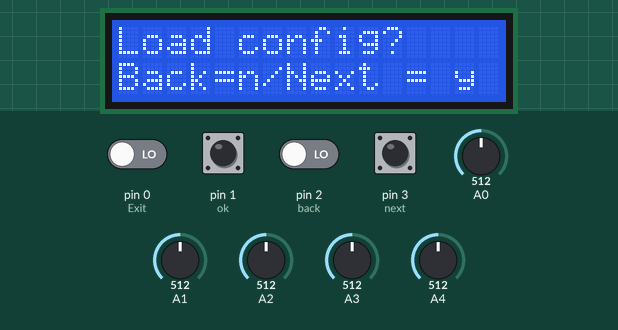
The sketch below on a simulated Arduino Leonardo, built with avr-gcc and run on an emulated ATmega32U4. On the bench: 16×2 character LCD. Inputs (shaded band) come from the test bench; at power-on: pin 0 (Exit), pin 1 (ok), pin 2 (back), pin 3 (next) LOW, A0 = 512, A1 = 512, A2 = 512, A3 = 512, A4 = 512.

Above: at 6.8 s.
6.9 s: pin 3 (next) pulled HIGH for 0.2 s
At 8.3 s:
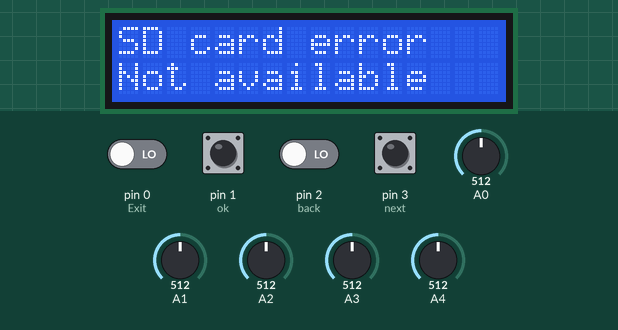
10.1 s: pin 0 (Exit) driven HIGH
At 11.3 s:
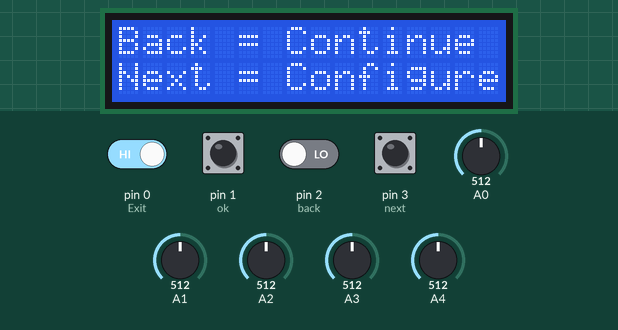
11.6 s: pin 2 (back) driven HIGH
At 12.8 s:
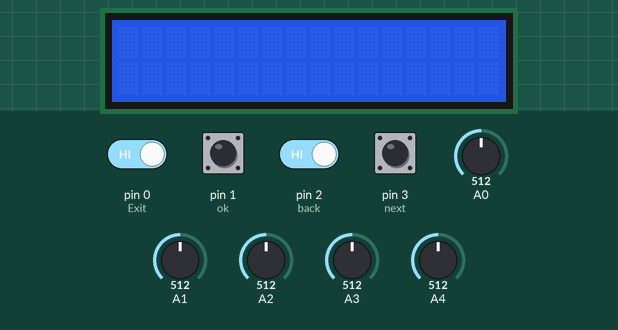
13.1 s: pin 2 (back) driven LOW
At 14.1 s:
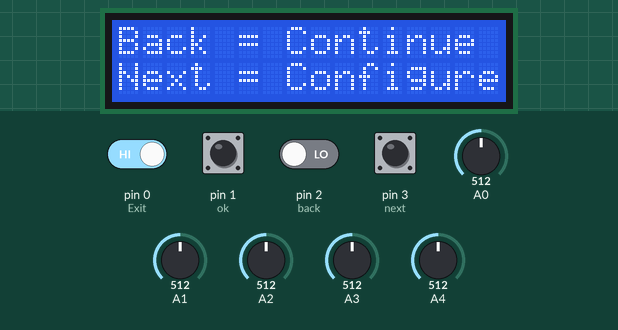
14.6 s: pin 3 (next) pulled HIGH for 1 s
At 15.4 s:
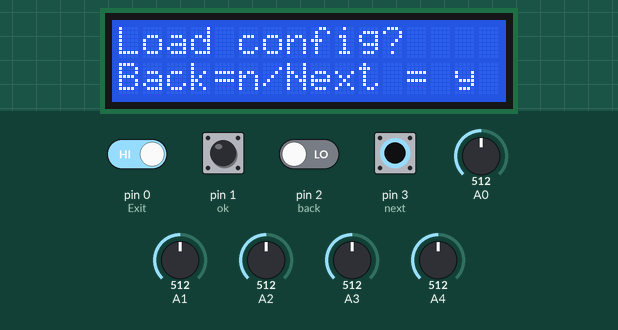
17.1 s: pin 0 (Exit) driven LOW and pin 3 (next) driven HIGH
At 20.96 s:
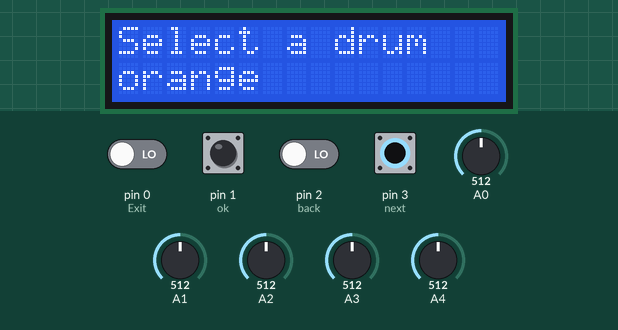
Timing chart, 0 to 21.1 s (numbered marks = the images above; inputs shaded):
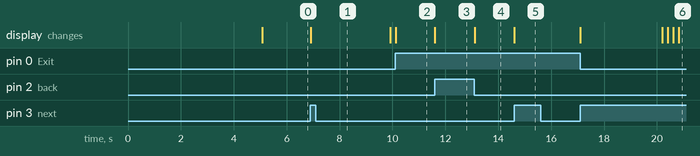

The sketch:

v2.ino
```cpp
// MIDI DRUM KIT WITH ARDUINO LEONARDO

// I'M USING A ARDUINO LEONARDO INSTEAD OF UNO BECAUSE LEONARDO HAS A BUILT IN USB INTERFACE THAT SUPPORTS MIDI
// MEANING IT WON'T NEED A THIRD PARTY SOFTWARE TO MAKE DEVICES RECOGNIZE ITS SIGNALS AS MIDI SIGNALS.


// BECAUSE  THE SD CARD ADAPTER I BOUGHT RECENTLY IS NOT WORKING, I COULD NOT TEST IT AND I'M NOT SURE IF IT WORKS BUT THE REST IS WORKING
// ALSO, I GOT A PROBLEM WITH SPI LIBRARY AND LCD LIBRARY AND I DON'T KNOW ANYTHING ABOUT SPI SO I CAN'T SOLVE IT. IN THE CONFIGURATION FUNCTION,
// THERE IS A STATEMENT THAT BYPASSES THE PART THAT READS AND WRITES DATA TO SD CARD. IF YOU KNOW HOW TO SOLVE THIS YOU CAN CHANGE THE STATEMENT TO USE IT.


// NORMALLY, SD CARD ADAPTER WAS PLANNED TO BE CONNECTED TO FOLLOWING PINS
// ChipSelect: 10
// MOSI: 11
// MISO: 12
// SCK 13

// I NEVER HAD THE CHANGE TO TRY THIS BECAUSE AS I SAID, I COULD NOT MAKE THE ADAPTER I BOUGHT WORK.
// I'M LEAVING THE CODE HERE BECAUSE IT ALREADY CHECKS IF THERE'S A SD CARD CONNECTION AND WRITES A MESSAGE ON
// THE LCD SCREEN THAT TELLS THE USER SD CONNECTION IS NOT AVAILABLE.

// IF YOU ARE ABLE TO SOLVE THE SPI PROBLEM AND SHARE THE SOLUTION WITH ME, IT WOULD BE GREAT.

// LIBRARIES NEEDED FOR SD CARD TO SAVE USER CONFIGURATIONS
#include <SPI.h>
#include <SD.h>
#include <Arduino_JSON.h>

// LIBRARY NEEDED FOR LCD SCREEN
#include <LiquidCrystal.h>

// LIBRARY NEEDED FOR TRANSMITTING MIDI SIGNALS
#include <MIDIUSB.h>


// DEFINITION OF PIEZOSENSOR PINS.
#define pad1 A0
#define pad2 A1
#define pad3 A2
#define pad4 A3
#define pad5 A4

// CREATING AN ARRAY FOR PIEZOSENSORS AND THE NOTES SET TO THEM.
// THOSE NOTES CAN BE CHANGED FROM THE SIMPLE INTERFACE WITH THE BUTTONS AND LCD SCREEN. I INITIALIZED THEM WITH THOSE BECAUSE I USE THEM.
byte pads[] = {pad1,pad2,pad3,pad4,pad5};
int sounds[] = {40,45,41,44,49};

// PINS OF LCD SCREEN
int rs=9,en=8,d4=7,d5=6,d6=5,d7=4;

// PINS OF BUTTONS
int next=3,back=2,ok=1,Exit=0;

// ChipSelect Pin For SD Card
int cs = 10;

// SETTING THE LCD SCREEN
LiquidCrystal lcd(rs,en,d4,d5,d6,d7);


// THRESHOLD FOR ACTIVATING THE DRUM SIGNALS. I'M USING THIS BECAUSE I DON'T WANT USERS TO BE ABLE TO
// PRODUCE OUTPUT SIGNALS WITH TOO LOW PRESSURE. WHEN THE THRESHOLD IS LESS THAN 10, IF USER
// JUST PUTS HIS/HER HAND ON A DRUM PAD, IT CONTINIOUSLY PRODUCE SIGNAL WHICH IS NOT WANTED
int threshold = 10;

// LCD WRITE FUNCTION, FIRST PARAMETER GETS WRITTEN IN THE FIRST LINE AND SECOND PARAMETER IN THE SECOND LINE
void lcdwrite(String text , String text2 = " "){
  lcd.clear();
  lcd.setCursor(0,0);
  lcd.print(text);
  lcd.setCursor(0,1);
  lcd.print(text2);
}


void setup() {


  // ENABLING SERIAL (MIDI) AND LCD)
  Serial.begin(115200);
  lcd.begin(16,2);

  // WELCOMING THE USER
  lcdwrite( "Welcome to" , "MIDI DRUMS" );
  delay(5000);

  // SETTING THE PINMODES OF BUTTONS AS INPUT
  pinMode(next,INPUT);
  pinMode(back,INPUT);
  pinMode(ok,INPUT);
  pinMode(Exit,INPUT);

  pinMode(cs,OUTPUT);


  // INVOKING THE CONFIGURATION FUNCTION HERE FOR THE INITIAL CONFIGURATIONS FROM THE USER.
  configuration();
}

// THE LOOP FUNCTION READS THE FALUES FROM DRUMS AND EXIT BUTTON.
// IF THE EXIT BUTTON IS NOT PRESSED, LOOP GOES ON.
// WHEN ITS PRESSED, DEVICE PAUSES AND PROMPTS THE USER TO CONTINUE OR CONFIGURE THE DEVICE.
void loop() {

  // READINGS
  int red_vel = analogRead(A0);
  int blue_vel = analogRead(A1);
  int green_vel = analogRead(A2);
  int yellow_vel = analogRead(A3);
  int orange_vel = analogRead(A4);
  int ExitStatus = digitalRead(Exit);

  // STATEMENTS BELOW SENDS THE SIGNALS OF DRUMS WITH BIGGER VALUE THAN THRESHOLD
  if(red_vel > threshold)
  {
  noteOn(0,sounds[0],red_vel);
  }

  if(blue_vel > threshold)
  {
  noteOn(1,sounds[1],blue_vel);
  }

  if(green_vel > threshold){
  noteOn(2,sounds[2],green_vel);
  }

  if(yellow_vel > threshold){
  noteOn(3,sounds[3],yellow_vel);
  }

  if(orange_vel > threshold){
  noteOn(4,sounds[4],orange_vel);
  }


  // CHECKS THE STATUS OF EXIT BUTTON. IF ITS PRESSED, IT PAUSES AND WAITS FOR THE USER INPUT.
  // USER CAN CONTINUE PLAYING WITH BACK BUTTON OR START CONFIGURATION WITH NEXT BUTTON
  if(ExitStatus==1){
    lcdwrite("Back = Continue","Next = Configure");
    while(true){
      if(digitalRead(back)>0){
        lcd.clear();
        break;
      }
      else if(digitalRead(next)>0){
        configuration();
      }
      }
  }

}


// THIS FUNCTION IS USED FOR SENDING NOTES.
// PITCH STANDS FOR NOTE , CHANNEL STANDS FOR CHANNEL AND VELOCITY IS THE POWER OF THAT NOTE.

void noteOn(byte channel, byte pitch, byte velocity) {
  // THIS FUNCTION IS NOT CREATED BY ME. I COPIED IT FROM THE REFERENCE DOCUMENTATION OF
  // THE LIBRARY I'm USING.
  midiEventPacket_t noteOn = {0x09, 0x90 | channel, pitch, velocity};
  MidiUSB.sendMIDI(noteOn);
  MidiUSB.flush();
}


// THIS FUNCTION SAVES THE CURRENT CONFIGURATION AS A JSON ARRAY TO THE SD CARD.
void saveConfig(int notes[]){

  //JSON ARRAY FORMAT
  // Creating a JSON file for saving the settings.
  String config = "[";
  for (int i = 0; i < sizeof(notes)/sizeof(notes[0]); i++)
  {
    config = config + notes[i];
    if(i < sizeof(notes)/sizeof(notes[0]) - 1)
      config = config + ",";
  }

  config = config + "]";

  File configFile = SD.open("config.jsn",FILE_WRITE);

  if(configFile){
    configFile.print(config);
    configFile.close();
    return;
  }
  else{
    lcdwrite("Error","File Error");
    delay(3000);
    return;
  }

}


// THIS FUNCTION READS THE CONFIGURATION OF NOTES FROM THE JSON ARRAY CREATED IN SD CARD.
bool loadConfig(){
  File configFile = SD.open("config.jsn");
  int noteArray[sizeof(sounds)/sizeof(1)];
  String filetext = "";
  if(configFile){

    // While there are chars to read, it will keep reading and keep adding them into variable
    while(configFile.available()){
      char c = configFile.read();
      filetext = filetext + c;
      }
      configFile.close();

      // Using toCharArray to convert the string to a char array which is the datatype this
      // Structure supports
      char text[1024];
      filetext.toCharArray(text,filetext.length());

    JSONVar noteArray = JSON.parse(text);

    // If its failed, tell it to the user and return false.
    if(JSON.typeof(noteArray) == "undefined"){
      lcdwrite("reading failed" , " ");
      return false;
    }
    // If its succesfull,
    else{
      for(int i = 0 ; i < sizeof(sounds) / sizeof(0) ; i ++)
        sounds[i] = (int) noteArray[i];
    }
    lcdwrite("Success","Config Loaded");
    return true;
  }
  else{
    lcdwrite("Error","File Error");
    delay(3000);
    return;
  }
}


// THIS FUNCTION CREATES A CONFIGURATION SESSION TO CONFIGURE THE NOTES OF THE DRUMS.
// USER CAN ADD ANY VOICE IN THE LIST TO ANY DRUM HE/SHE WANTS.
// FOR THE MAIN CONFIGURATION I PROVIDE AS A DEFAULT IN THE BEGINNING OF THE FILE HAS TWO CYMBALS , ONE SNARE AND
// TWO TOMS. USER CAN SET ANY OF THOSE DRUMS TO ANY INSTRUMENT THEY WANT FROM HERE. I KEPT THE ARRAYS SHORT BECAUSE
// I THINK ITS ENOUGH BUT IF WANTED, HAND CLAPS, METALIC NOISES OR ELSE CAN BE ADDED TO THOSE ARRAYS EASILY.
// https://www.zendrum.com/resource-site/drumnotes.htm

void configuration(){

  // THE ARRAYS CONTAINING THE NOTES AND THE SOUNDS THEY CORRESPOND TO.
  int notes[] = {49,55,51,48,47,45,43,41,40,38,46,44,37,36,42,35,54};
  String instruments[] = {"Crash","Splash","Ride","Open Hi-Hat","Hi-Tom","Mid-Tom","Lo-Tom","Floor-Tom","Snare Rim","Snare Hit","Half Hi-Hat","Pedal Hi-Hat","Snare Side","Kick 1","Closed Hi-Hat","Kick 2","Tambourine"};
  // IF A NEW DRUM IS ADDED, IT CAN BE EASILY ADDED HERE TOO.
  String colors[] = {"red","blue","green","yellow","orange"};


  int selected_drum = 0;
  int i = 0;
  int selected_instrument;
  int selected_note;
  lcdwrite("Load config?" , "Back=n/Next = y");
  delay(1000);
  while(true)
  {
    if(digitalRead(next) > 0){
       if(1){// Normally, there should be SD.begin(cs) instead of 1, but because of SPI, it disables the lcd screen when sd library gets activated.
        // So I'm just putting a dummy here. That's all I can do, I can not change the SD library, I don't understand what is SPI or how to manage it. I can't solve this problem.
          lcdwrite("SD card error" , "Not available");
          delay(3000);
          break;
        }
        else{
          loadConfig();
          return;
        }}

    if(digitalRead(back) > 0){
      break;
    }
  }
// MAIN CONFIGURATION LOOP THAT ALLOWS THE USER TO NAVIGATE ACROSS THE MENUS
  while(true)
  {
  // SELECTING A DRUM HERE TO CONFIGURE
  while(true){
    if(digitalRead(next) == 1){
      if(selected_drum < 4)
        selected_drum++;
        delay(100);
    }
    else if(digitalRead(back) == 1){
      if(selected_drum > 0)
        selected_drum = selected_drum - 1;
      delay(100);
     }

    else if(digitalRead(ok) == 1){
      delay(100);
      break;
    }

    else if(digitalRead(Exit) == 1){
      lcd.clear();
      return;
    }

    lcdwrite("Select a drum" , colors[selected_drum]);
    delay(100);
  }

  // SELECTING A SOUND HERE
  while(true){
        if(digitalRead(next) == 1){
        if(i < sizeof(notes)/sizeof(notes[0]))
          i++;
        delay(100);
    }
    else if(digitalRead(back) == 1){
      if(i > 0)
        i = i - 1;
      delay(100);
     }

    else if(digitalRead(ok) == 1){
      delay(100);
      sounds[selected_drum] = notes[i];
      break;
      }
    else if(digitalRead(Exit) == 1){
      lcd.clear();
      return;
    }
    lcdwrite("Select a sound" , instruments[i] );
    delay(100);
  }


  lcdwrite("Back=Exit" , "Next=Configure");
  while(true){
    if(digitalRead(next) == 1){
       break;
       delay(100);
     }
    else if(digitalRead(back) == 1){
      lcdwrite("Save Config ?","Next=y/Back=n");
      while(true){
        delay(500);
        while(true)
        {
        if(digitalRead(next) > 0){
            if(1){// Normally, there should be SD.begin(cs) instead of 1, but because of SPI, it disables the lcd screen when sd library gets activated.
            // So I'm just putting a dummy here. That's all I can do, I can not change the SD library, I don't understand what is SPI or how to manage it. I couldn't solve this problem.
            lcdwrite("SD card error" , "Not available");
            delay(3000);
            lcdwrite("Back=Exit" , "Next=Configure");
            break;
        }
        else{
          saveConfig(sounds);
          return;
        }}

        if(digitalRead(back) > 0){
          lcd.clear();
            return;
        }
        else if(digitalRead(Exit) == 1){
            lcd.clear();
            return;
        }
      }
    }
  }
}
}
}
```

Measured:
- after the input at 6.9 s, the display: changes at once (image 1)
- after the input at 10.1 s, the display: changes at once (image 2)
- after the input at 11.6 s, the display: changes at once (image 3)
- after the input at 13.1 s, the display: changes at once (image 4)
- after the input at 14.6 s, the display: changes at once (image 5)
- after the input at 17.1 s, the display: first changes at once (image 6 shows a later state)
